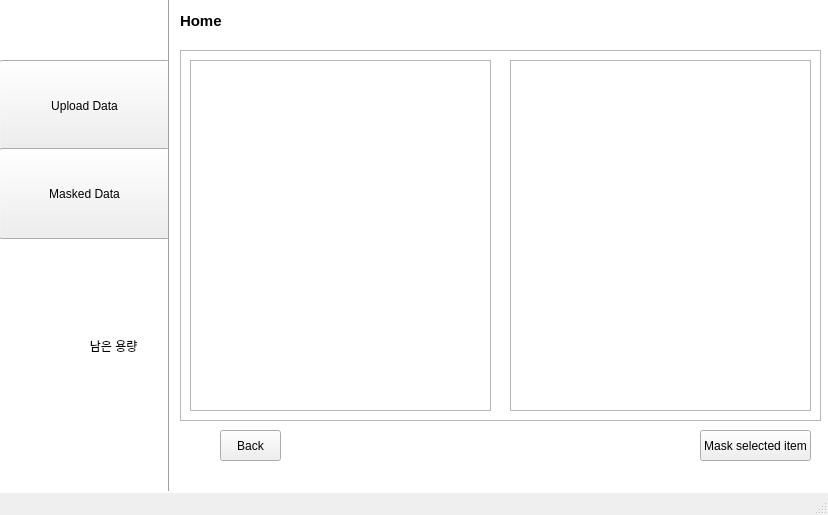
<?xml version="1.0" encoding="UTF-8"?>
<ui version="4.0">
 <class>MainWindow</class>
 <widget class="QMainWindow" name="MainWindow">
  <property name="geometry">
   <rect>
    <x>0</x>
    <y>0</y>
    <width>828</width>
    <height>515</height>
   </rect>
  </property>
  <property name="windowTitle">
   <string>MainWindow</string>
  </property>
  <widget class="QWidget" name="centralwidget">
   <widget class="QLabel" name="label">
    <property name="geometry">
     <rect>
      <x>-20</x>
      <y>-50</y>
      <width>851</width>
      <height>621</height>
     </rect>
    </property>
    <property name="font">
     <font>
      <pointsize>9</pointsize>
      <bold>false</bold>
     </font>
    </property>
    <property name="styleSheet">
     <string notr="true">background-color:white;</string>
    </property>
    <property name="text">
     <string/>
    </property>
   </widget>
   <widget class="QPushButton" name="pushButton">
    <property name="geometry">
     <rect>
      <x>-1</x>
      <y>60</y>
      <width>171</width>
      <height>91</height>
     </rect>
    </property>
    <property name="text">
     <string>Upload Data</string>
    </property>
   </widget>
   <widget class="QPushButton" name="pushButton_2">
    <property name="geometry">
     <rect>
      <x>-1</x>
      <y>148</y>
      <width>171</width>
      <height>91</height>
     </rect>
    </property>
    <property name="text">
     <string>Masked Data</string>
    </property>
   </widget>
   <widget class="Line" name="line">
    <property name="geometry">
     <rect>
      <x>161</x>
      <y>-30</y>
      <width>16</width>
      <height>521</height>
     </rect>
    </property>
    <property name="styleSheet">
     <string notr="true">color:black;</string>
    </property>
    <property name="orientation">
     <enum>Qt::Vertical</enum>
    </property>
   </widget>
   <widget class="QLabel" name="label_2">
    <property name="geometry">
     <rect>
      <x>180</x>
      <y>10</y>
      <width>71</width>
      <height>21</height>
     </rect>
    </property>
    <property name="font">
     <font>
      <pointsize>11</pointsize>
      <bold>true</bold>
     </font>
    </property>
    <property name="text">
     <string>Home</string>
    </property>
   </widget>
   <widget class="QPushButton" name="pushButton_3">
    <property name="geometry">
     <rect>
      <x>220</x>
      <y>430</y>
      <width>61</width>
      <height>31</height>
     </rect>
    </property>
    <property name="text">
     <string>Back</string>
    </property>
   </widget>
   <widget class="QPushButton" name="pushButton_4">
    <property name="geometry">
     <rect>
      <x>700</x>
      <y>430</y>
      <width>111</width>
      <height>31</height>
     </rect>
    </property>
    <property name="text">
     <string>Mask selected item</string>
    </property>
   </widget>
   <widget class="QLabel" name="label_5">
    <property name="geometry">
     <rect>
      <x>0</x>
      <y>320</y>
      <width>171</width>
      <height>51</height>
     </rect>
    </property>
    <property name="text">
     <string>                           남은 용량</string>
    </property>
   </widget>
   <widget class="QListView" name="listView">
    <property name="geometry">
     <rect>
      <x>180</x>
      <y>50</y>
      <width>641</width>
      <height>371</height>
     </rect>
    </property>
   </widget>
   <widget class="QListView" name="listView_2">
    <property name="geometry">
     <rect>
      <x>190</x>
      <y>60</y>
      <width>301</width>
      <height>351</height>
     </rect>
    </property>
   </widget>
   <widget class="QListView" name="listView_3">
    <property name="geometry">
     <rect>
      <x>510</x>
      <y>60</y>
      <width>301</width>
      <height>351</height>
     </rect>
    </property>
   </widget>
  </widget>
  <widget class="QMenuBar" name="menubar">
   <property name="geometry">
    <rect>
     <x>0</x>
     <y>0</y>
     <width>828</width>
     <height>22</height>
    </rect>
   </property>
  </widget>
  <widget class="QStatusBar" name="statusbar"/>
 </widget>
 <resources/>
 <connections/>
</ui>
